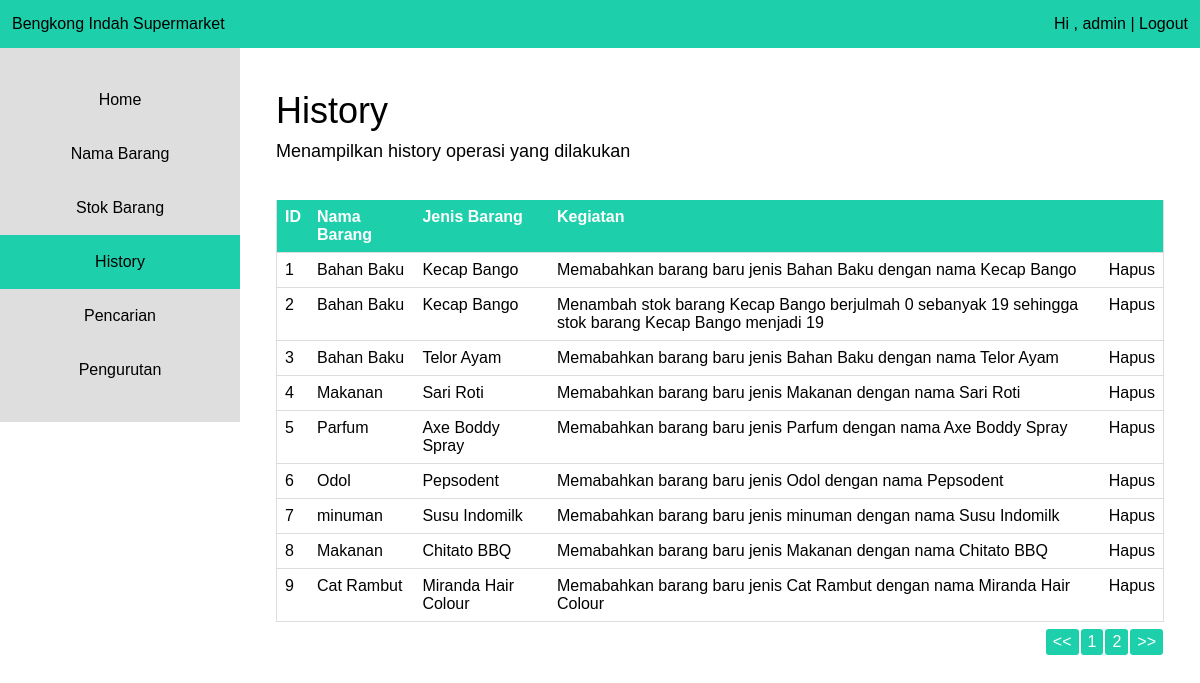
/tab-history.php (signed in), run on the app's committed database.
### tables this page shows
CREATE TABLE `user` (
  `user_id` int(11) NOT NULL,
  `username` varchar(45) DEFAULT NULL,
  `password` varchar(45) DEFAULT NULL
);

CREATE TABLE `history` (
  `idhistory` int(11) NOT NULL,
  `waktu` varchar(75) DEFAULT NULL,
  `jenis_barang` varchar(45) DEFAULT NULL,
  `nama_barang` varchar(45) DEFAULT NULL,
  `kegiatan` longtext
);

### tab-history.php (the view, shortened to what this page needs)
<?php
include_once 'dbconnect.php';
if(!isset($_SESSION['userSession']))
{
 header("Location: login.php");
}
else{
$sql = "SELECT * FROM user WHERE user_id=".$_SESSION['userSession'];
$userquery = $MySQLi_CON->query($sql);
$userRow = $userquery->fetch_object();
$username = $userRow->username;
}
?>
<html>
	<head>
		<link rel="stylesheet" type="text/css" href="style.css">
	</head>
	<body>
		<header>
			<div class="left">Bengkong Indah Supermarket</div>
			<div class="right">
				Hi , <?php echo htmlentities($username) ?> |
				<a href="logout.php">Logout</a>
			</div>
		</header>
		<aside>
			<ul class="side">
				<a href="index.php"><li class="side">Home</li></a>
				<a href="tab-barang.php"><li class="side">Nama Barang</li></a>
				<a href="tab-stok-barang.php"><li class="side">Stok Barang</li></a>
				<a href="tab-history.php"><li class="side active">History</li></a>
				<a href="searching.php"><li class="side">Pencarian</li>
				<a href="sorting.php"><li class="side">Pengurutan</li>
			</ul>
		</aside>
		<section class="content">
			<h1 class="content">History</h1>
			<p>Menampilkan history operasi yang dilakukan</p>
			<?php
			$tablehistory = "SELECT * FROM history";
			if ($result = $MySQLi_CON->query($tablehistory))
			{
			if ($result->num_rows > 0)
			{
			echo "<table id='tableData'>";
			echo "<tr><th>ID</th><th>Nama Barang</th><th>Jenis Barang</th><th>Kegiatan</th><th></th>";
			while ($row = $result->fetch_object())
			{
			echo "<tr>";
			echo "<td>" . $row->idhistory . "</td>";
			echo "<td>" . $row->nama_barang . "</td>";
			echo "<td>" . $row->jenis_barang . "</td>";
			echo "<td>" . $row->kegiatan . "</td>";
			echo "<td><a class='table'onclick='return confirmDelete(this);'href='tab-history-del.php?id=" . $row->idhistory . "'>Hapus</a></td>";
			echo "</tr>";
			}
			echo "</table>";
			}
			else
			{
			echo "Tidak ada yang dapat ditampilkan !!!";
			}
			}
			else
			{
			echo "Error: " . $MySQLi_CON->error;
			}
			?>
		</section>
	</body>
</html>

### style.css (style rules this page uses)
html, body, div, span, applet, object, iframe, h1, h2, h3, h4, h5, h6, p, blockquote, pre, a, abbr, acronym, address, big, cite, code, del, dfn, em, font, img, ins, kbd, q, s, samp, small, strike, strong, sub, sup, tt, var, b, u, i, center, dl, dt, dd, ol, ul, li, fieldset, form, label, legend, table, caption, tbody, tfoot, thead, tr, th, td { background: transparant; border: 0; margin: 0; padding: 0; vertical-align: baseline; text-decoration: none; color: black; }
ol, ul { list-style: none; }
body { line-height: 1.5; margin: auto; float: auto; font-family: arial; font-weight: lighter; }
.left { float: left; }
.right { float: right; }
p { margin-bottom: 15px; font-size: 18px; }
table { border-collapse: collapse; width: 100%; border-left: 1px solid #ddd; border-right: 1px solid #ddd; margin-top: 20px; float: left; }
th, td { text-align: left; padding: 8px; border-bottom: 1px solid #ddd; }
th { background-color: #1DCFAB; color: white; }
header { width: 98%; padding: 1%; float: left; background: #1DCFAB; }
aside { padding: 25px 0 25px 0; background: #DEDEDE; width: 20%; float: left; }
li.side { padding: 15px; text-align: center; transition: background 500ms; }
li.active { background: #1DCFAB; }
section.content { padding: 3%; width: 74%; float: left; }
h1.content { font-size: 36px; font-weight: lighter; }

### data on the page
user: username "admin"
history: idhistory "1", nama_barang "Bahan Baku", jenis_barang "Kecap Bango", kegiatan "Memabahkan barang baru jenis Bahan Baku dengan nama Kecap Bango"
history: idhistory "2", nama_barang "Bahan Baku", jenis_barang "Kecap Bango", kegiatan "Menambah stok barang Kecap Bango berjulmah 0 sebanyak 19 sehingga stok barang Kecap Bango menjadi 19"
history: idhistory "3", nama_barang "Bahan Baku", jenis_barang "Telor Ayam", kegiatan "Memabahkan barang baru jenis Bahan Baku dengan nama Telor Ayam"
history: idhistory "4", nama_barang "Makanan", jenis_barang "Sari Roti", kegiatan "Memabahkan barang baru jenis Makanan dengan nama Sari Roti"
history: idhistory "5", nama_barang "Parfum", jenis_barang "Axe Boddy Spray", kegiatan "Memabahkan barang baru jenis Parfum dengan nama Axe Boddy Spray"
history: idhistory "6", nama_barang "Odol", jenis_barang "Pepsodent", kegiatan "Memabahkan barang baru jenis Odol dengan nama Pepsodent"
history: idhistory "7", nama_barang "minuman", jenis_barang "Susu Indomilk", kegiatan "Memabahkan barang baru jenis minuman dengan nama Susu Indomilk"
history: idhistory "8", nama_barang "Makanan", jenis_barang "Chitato BBQ", kegiatan "Memabahkan barang baru jenis Makanan dengan nama Chitato BBQ"
history: idhistory "9", nama_barang "Cat Rambut", jenis_barang "Miranda Hair Colour", kegiatan "Memabahkan barang baru jenis Cat Rambut dengan nama Miranda Hair Colour"
